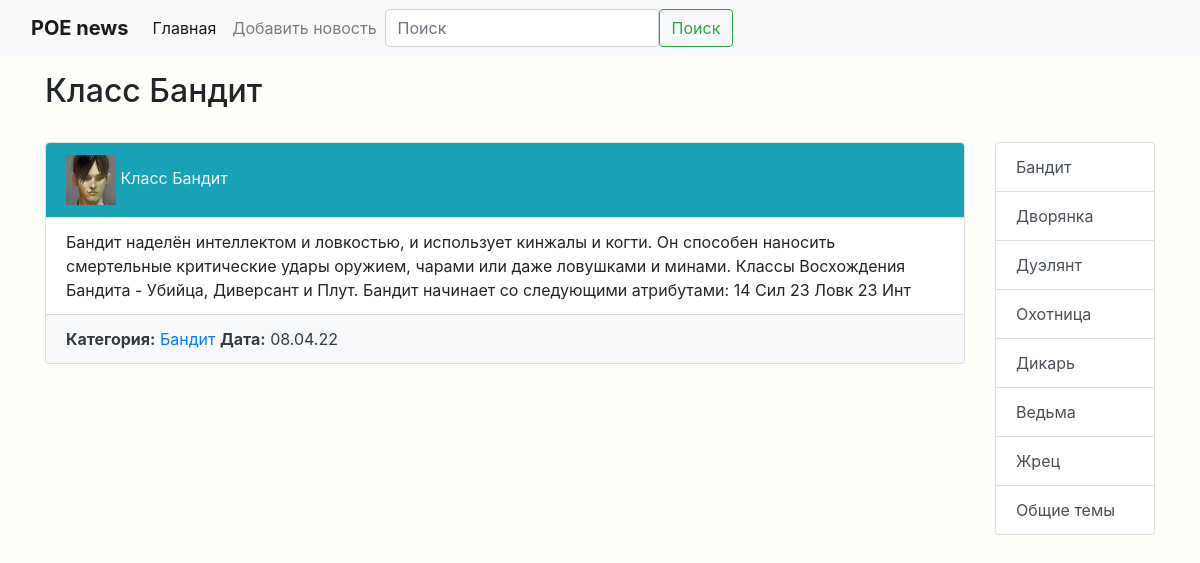
/news/6/, run on the app's committed database.
### news/models.py (models this page shows, shortened)
class News(models.Model):
    title = models.CharField(max_length=50, verbose_name='Название статьи')
    text = models.TextField(blank=True, verbose_name='Текст статьи')
    created_at = models.DateTimeField(auto_now_add=True, verbose_name='Время создания')
    updated_at = models.DateTimeField(auto_now=True, verbose_name='Время редактирования')
    image = models.ImageField(upload_to='photos/%Y/%m/%d/', verbose_name='Фото', blank=True, null=True)
    is_published = models.BooleanField(default=True, verbose_name='Метка публикации')
    category = models.ForeignKey('Category', on_delete=models.PROTECT, null=True, verbose_name='Категория')
    def __str__(self):
        return f'{self.title}'
    class Meta:
        verbose_name = 'новость'
        verbose_name_plural = 'новости'
        ordering = ['-created_at', 'title']

class Category(models.Model):
    title = models.CharField(max_length=50, db_index=True, verbose_name='Название категории')
    def __str__(self):
        return f'{self.title}'
    def get_absolute_url(self):
        return reverse('category', kwargs={'category_id': self.pk})
    class Meta:
        verbose_name = 'категория'
        verbose_name_plural = 'категории'
        ordering = ['-id']

### news/views.py (the view)
# urls.py: path('news/<int:pk>/', ViewNew.as_view(), name='view_news'),
class ViewNew(DetailView):
    model = News
    template_name = 'news/show_new.html'
    context_object_name = 'new'
    def get_context_data(self, *, object_list=None, **kwargs):
        context = super().get_context_data(**kwargs)
        context['title'] = f"{News.objects.get(pk=self.kwargs['pk'])}"
        return context

### news/templatetags/news_tags.py (called while the page is built)
@register.simple_tag
def get_categories():
	return Category.objects.all()

@register.inclusion_tag('news/_sidebar1.html')
def def_list_categories():
	return {'category': get_categories}

### templates/news/show_new.html (shortened to what this page needs)
{% extends 'news/default.html' %}
{% block sidebar %}
{% include 'news/_sidebar.html' %}
{% endblock sidebar %}
{% block main %}
<div class="media">
      <div class="media-body">
        <div class="card width-200px height-50px mt-4">
        <ul class="list-group list-group-flush">
              <li class="list-group-item text-light bg-info">
                 {% if new.image %}
                  <img src="{{ new.image.url }}" alt="" width="50" height="50">
                  {% else %}
                  <img src="/media/photos/2022/04/09/Path_of_Exile_Gallery_Image.jpg" alt="" width="50" height="50">
                  {% endif %}
                {{ new.title }}
              </li>
              <li class="list-group-item">{{ new.text }}</li>
                <li class="list-group-item text-dark bg-light">
                  <strong>Категория:</strong><a href="{{ new.category.get_absolute_url }}"> {{ new.category }} </a> <strong>Дата:</strong>  {{ new.created_at|date:'d.m.y' }}
                </li>
        </ul>
        </div>
      </div>
</div>
{% endblock main %}

### templates/news/default.html (shortened to what this page needs)
<!doctype html>
{% load static %}
<html lang="ru"
      xmlns="http://www.w3.org/1999/html">
  <head>
    <link rel="stylesheet" href="{% static 'bootstrap/css/bootstrap.min.css' %}">
    <link rel="stylesheet" href="{% static 'css/style.css' %}">
  </head>
  <body>
  <nav class="navbar navbar-expand-lg navbar-light bg-light mb-3">
  <div class="container-fluid">
    <strong class="navbar-brand">POE news</strong>
    <div class="collapse navbar-collapse" id="navbarSupportedContent">
      <ul class="navbar-nav me-auto mb-2 mb-lg-0">
        <li class="nav-item"><a class="nav-link active" aria-current="page" href="{% url 'main' %}">Главная </a></li>
        <li class="nav-item"> <a class="nav-link" href="{% url 'add_news' %}">Добавить новость</a></li>
      </ul>
      <form class="d-flex">
        <input class="form-control me-2" type="search" placeholder="Поиск" aria-label="Поиск">
        <button class="btn btn-outline-success" type="submit">Поиск</button>
      </form>
    </div>
  </div>
</nav>
<div class="container mt-3">
  <h2>{{ title }}</h2>
  <div class="row">
    <div class="col-md-10">
    {% block main %}{% endblock main %}
    </div>
    <div class="col-md-2 mt-4">
    {% block sidebar %}
    {% endblock sidebar %}
    </div>
  </div>
</div>
  </body>
</html>

### templates/news/_sidebar.html
{% load news_tags %}
{% def_list_categories %}

### templates/news/_sidebar1.html
<div class="list-group">
        {% for cat in category %}
          <a href="{{ cat.get_absolute_url }}" class="list-group-item list-group-item-action">{{ cat.title }}</a>
        {% endfor %}
</div>

### static/css/style.css (style rules this page uses)
body { background-color: #fffffa; }

### data on the page
News: title "Класс Бандит", image (picture), text "Бандит наделён интеллектом и ловкостью, и использует кинжалы и когти. Он способен наносить смертельные критические удары оружием, чарами или даже ловушками и минами. Классы Восхождения Бандита - Убийца, Диверсант и Плут. Бандит начинает со следующими атрибутами: 14 Сил 23 Ловк 23 Инт", category "Бандит", created_at "08.04.22"
Category: title "Бандит"
Category: title "Дворянка"
Category: title "Дуэлянт"
Category: title "Охотница"
Category: title "Дикарь"
Category: title "Ведьма"
Category: title "Жрец"
Category: title "Общие темы"
